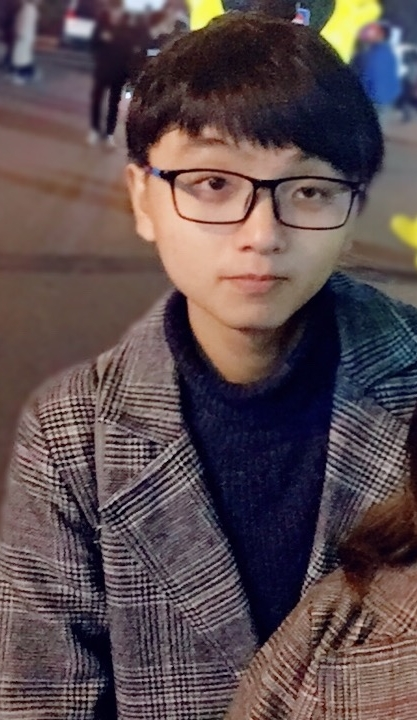
#> input picture resources/faces/1.jpg, 417 x 720 px
$ python faceCheck.py
#> lines starting #> are read from the running program, lines starting #| are printed output that depends on the picture
import cv2
'''
调用opencv模块
安装opencv在cmd模式下输入 pip install opencv-python
cv2的具体配置自行搜索
'''

imagePath = '../resources/faces/1.jpg'  # 把图片赋给imagePath

# 获取人脸识别训练数据的xml文件
faceCascade = cv2.CascadeClassifier("haarcascade_frontalface_default.xml")
# 加载分类器文档绝对地址
faceCascade.load('F:\opencv\opencv3.3\opencv/sources/data/haarcascades/haarcascade_frontalface_default.xml')


image = cv2.imread(imagePath)  # 读取刚刚放入图片值的变量
#> image is the input picture: shape (720, 417, 3); mean B, G, R 78.7, 76.1, 91.9
gray = cv2.cvtColor(image, cv2.COLOR_BGR2GRAY)  # 转化为灰度图像，目的是提高计算速度
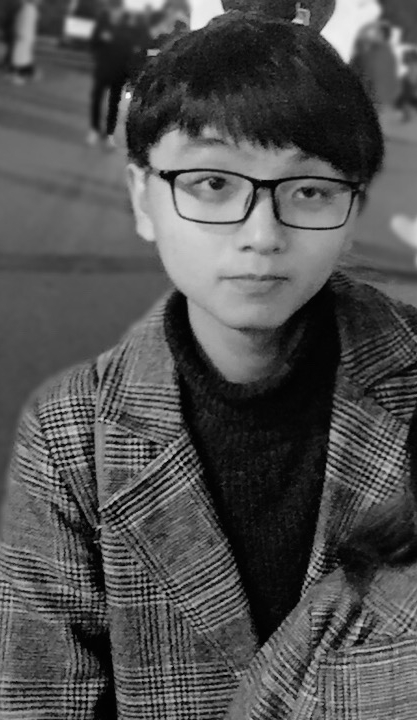
#> gray: shape (720, 417); min 1, max 247, mean 81.1
# 整个代码的核心，用来检测人脸的函数
faces = faceCascade.detectMultiScale(
    gray,
    scaleFactor=1.15,
    minNeighbors=5,
    minSize=(5,5),
    # flags = 0
)
#> faces = [[121, 97, 243, 243]]
# gray：灰度图像
# scaleFactor：官网文档说是每次图片缩小的比例,其实可以这么理解,距离相机不同的距离,物体大小是不一样的,在物体大小不一致的情况下识别一个东西是不方便的,这就需要进行多次的缩放,这就是这个参数的作用.
# minNeighbors：可以理解为每次检测时,对检测点(Scale)周边多少有效点同时检测,因为可能选取的检测点大小不足而导致遗漏
# minSize: 检测点的最小值,或者说就是检测点的最终值


print('Found {0} faces!'.format(len(faces)))  #
#| Found 1 faces!
for (x, y, w, h) in faces:  # 通过坐标绘制矩形，x,y是左上角坐标；w,h分别是宽度和高度
	# cv2.circle(image, ((x + x + w) // 2, (y + y + h) // 2), w // 2, (255, 0, 0), 2)  #用圆形显示检测对象
    cv2.rectangle(image, (x, y), (x+w, y+h), (255, 0, 0), 2)  # 用矩形显示检测对象
    cv2.imshow("Faces found", image)  # 在窗口中显示图片
    cv2.waitKey(0)  # 每帧的显示时长，单位毫秒，0代表显示到按任意键结束
    cv2.destroyAllWindows()  # 释放窗口
#> this loop made 1 pass
#> pass 1, `cv2.imshow("Faces found", image)`:
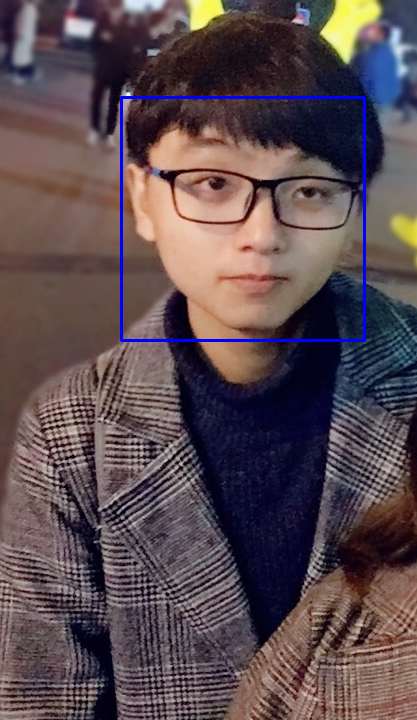
#> window 'Faces found': shape (720, 417, 3); mean B, G, R 80.5, 75.5, 91.2

$ run again, with resources/faces/2.jpg copied over resources/faces/1.jpg
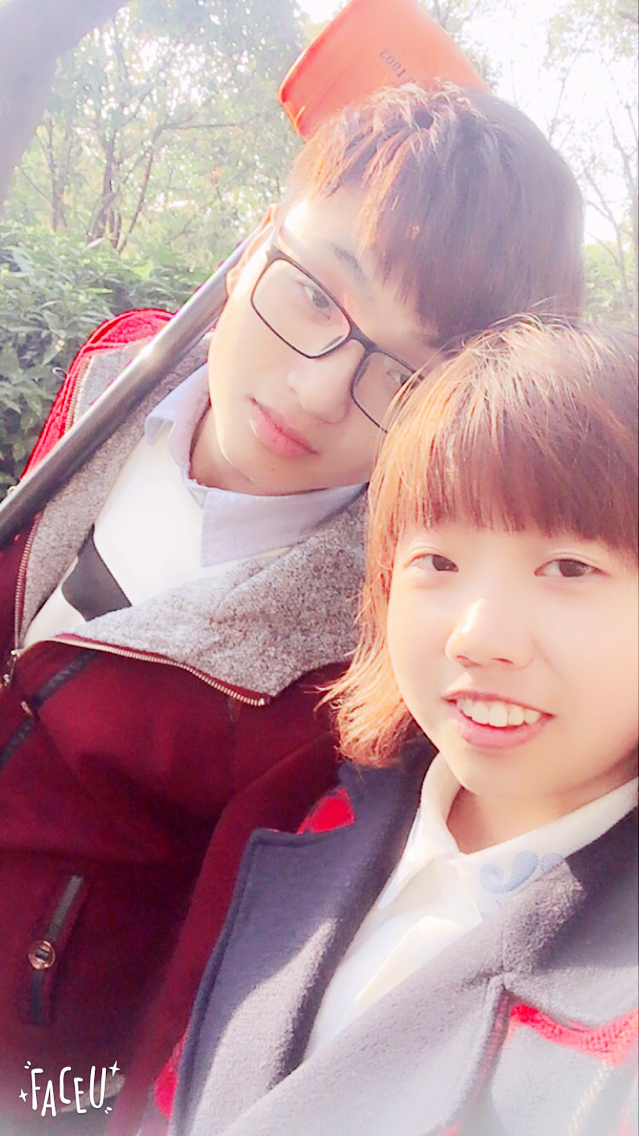
#> input picture resources/faces/2.jpg, 639 x 1136 px
#> image is the input picture: shape (1136, 639, 3); mean B, G, R 156, 151, 186.2
#> `gray = cv2.cvtColor(image, cv2.COLOR_BGR2GRAY)`:
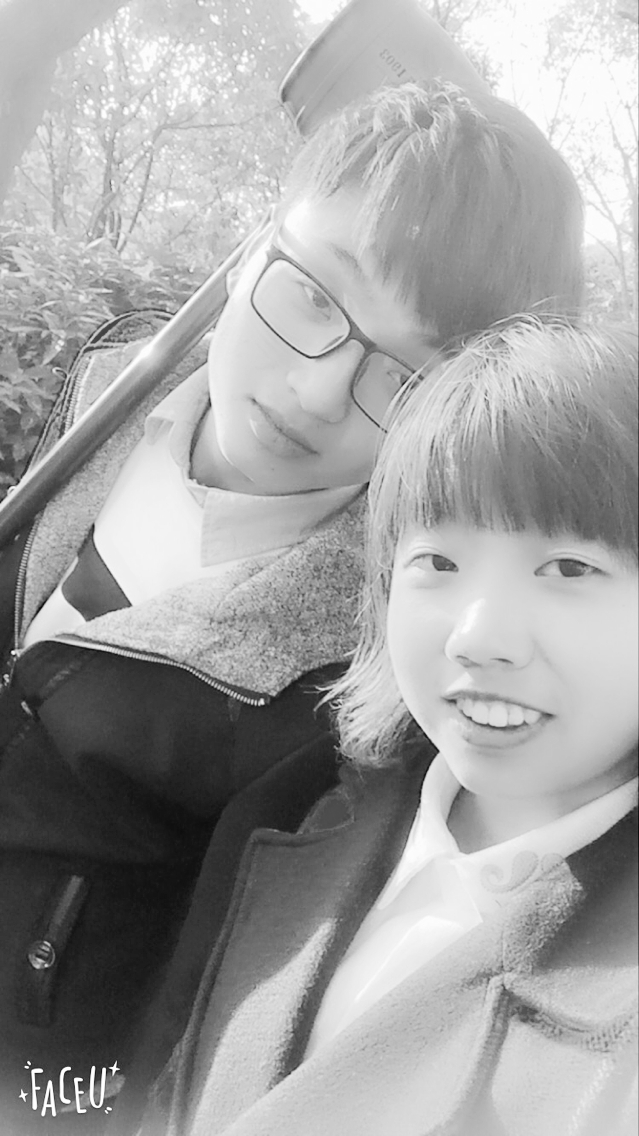
#> gray: shape (1136, 639); min 12, max 255, mean 162.1
#> faces = [[349, 473, 275, 275]]
#| Found 1 faces!
#> the loop `for (x, y, w, h) in faces:` made 1 pass
#> pass 1, `cv2.imshow("Faces found", image)`:
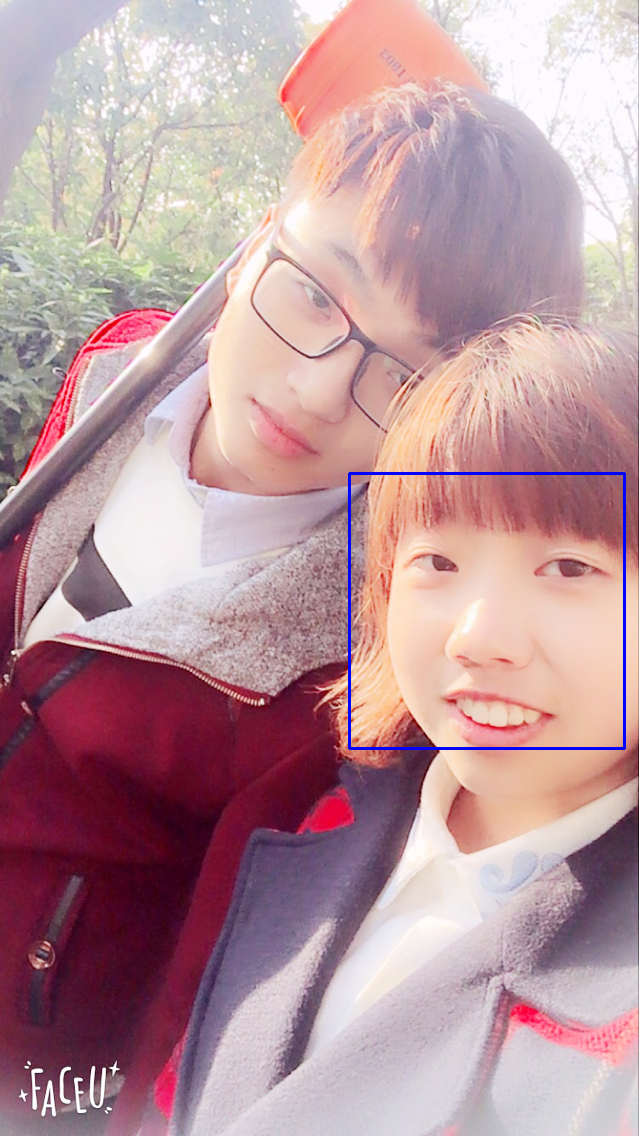
#> window 'Faces found': shape (1136, 639, 3); mean B, G, R 156.6, 150.3, 185.3

$ run again, with resources/faces/3.jpg copied over resources/faces/1.jpg
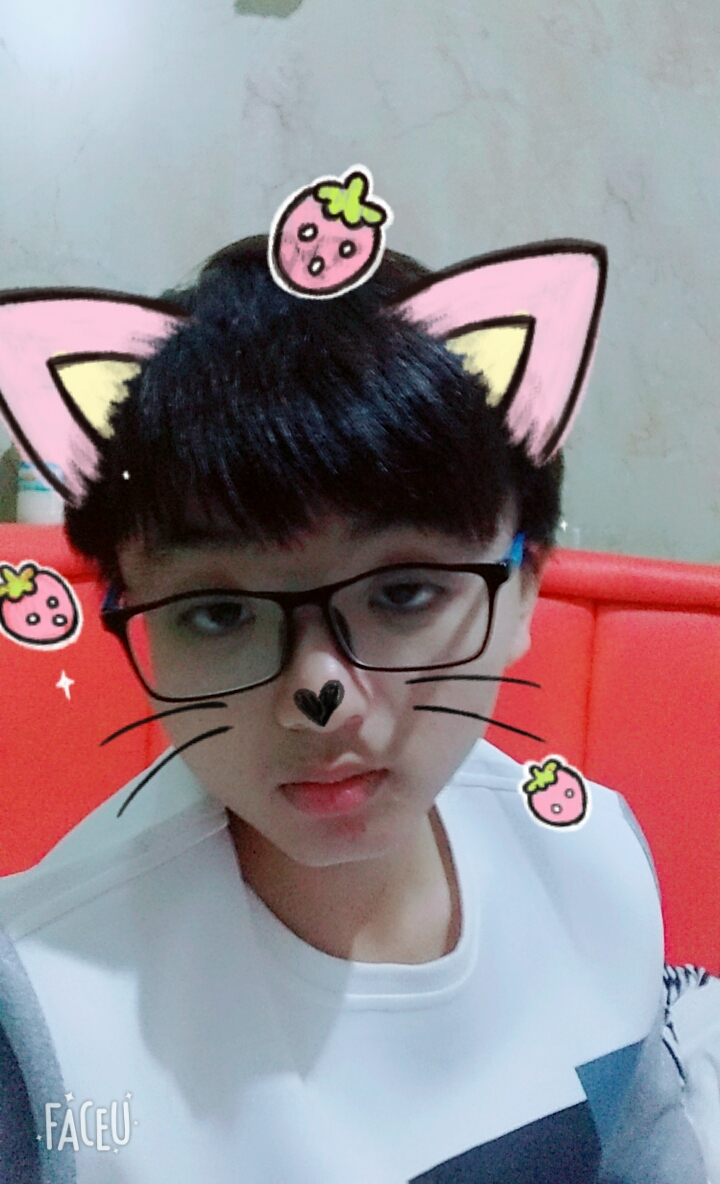
#> input picture resources/faces/3.jpg, 720 x 1184 px
#> image is the input picture: shape (1184, 720, 3); mean B, G, R 141.8, 135.8, 148.5
#> `gray = cv2.cvtColor(image, cv2.COLOR_BGR2GRAY)`:
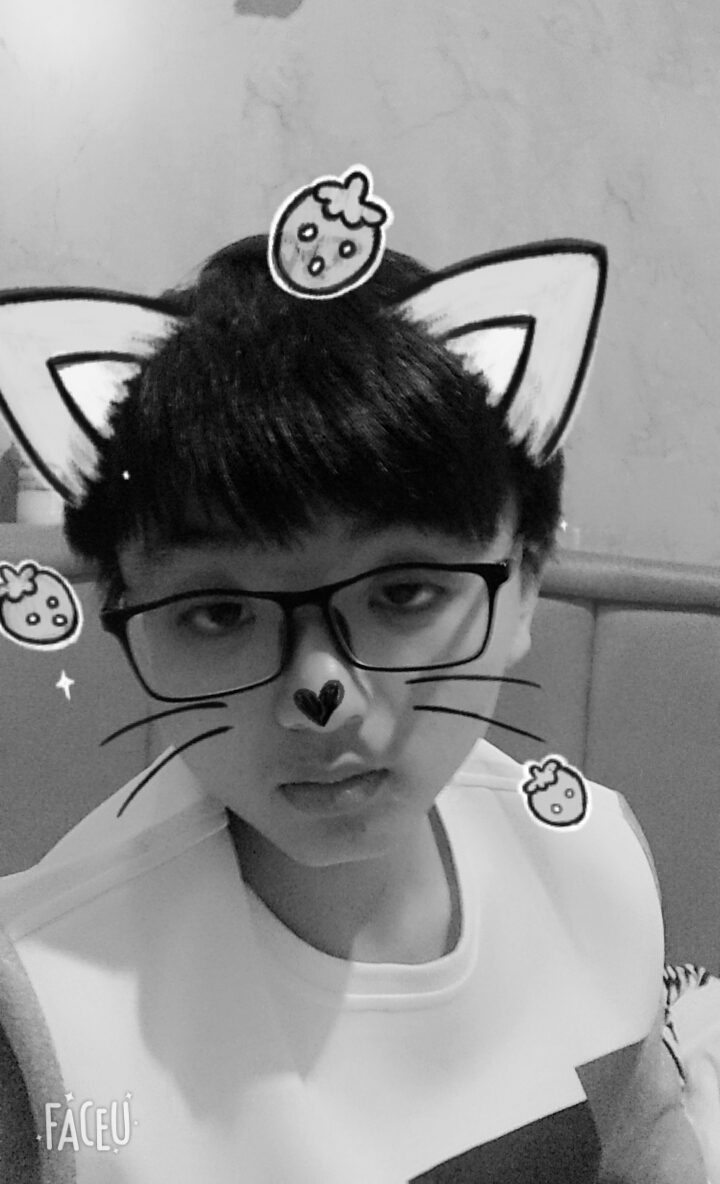
#> gray: shape (1184, 720); min 0, max 255, mean 140.3
#> faces = ()
#| Found 0 faces!

$ run again, with resources/faces/4.jpg copied over resources/faces/1.jpg
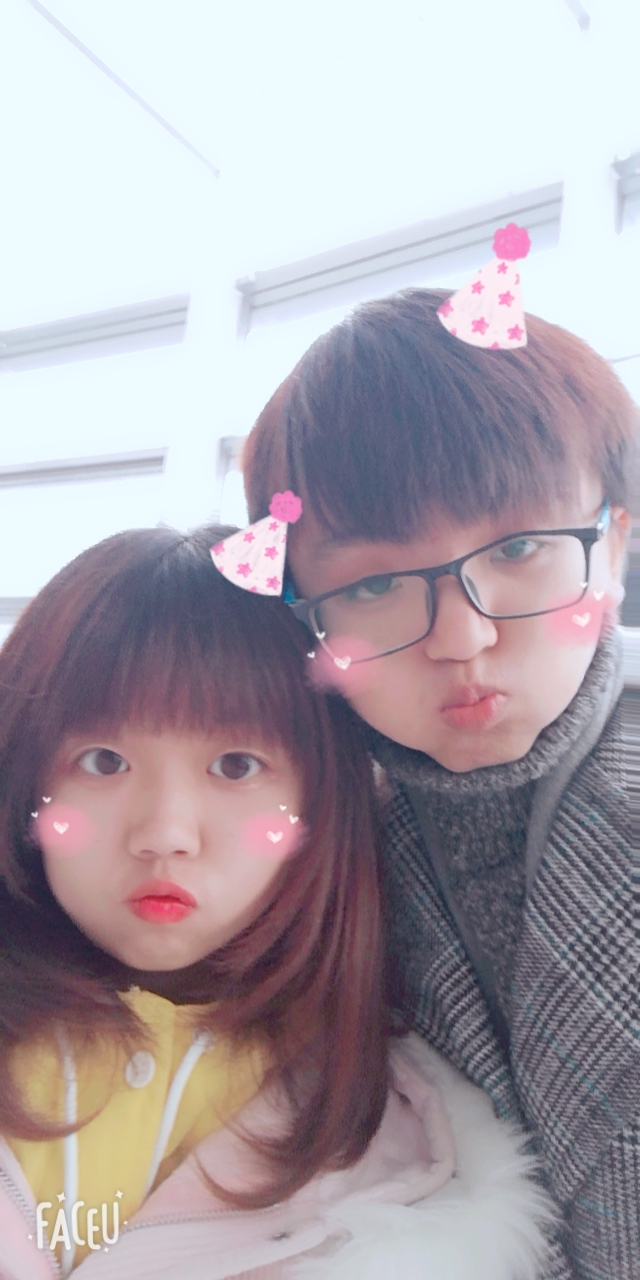
#> input picture resources/faces/4.jpg, 640 x 1280 px
#> image is the input picture: shape (1280, 640, 3); mean B, G, R 170.6, 162.8, 170.9
#> `gray = cv2.cvtColor(image, cv2.COLOR_BGR2GRAY)`:
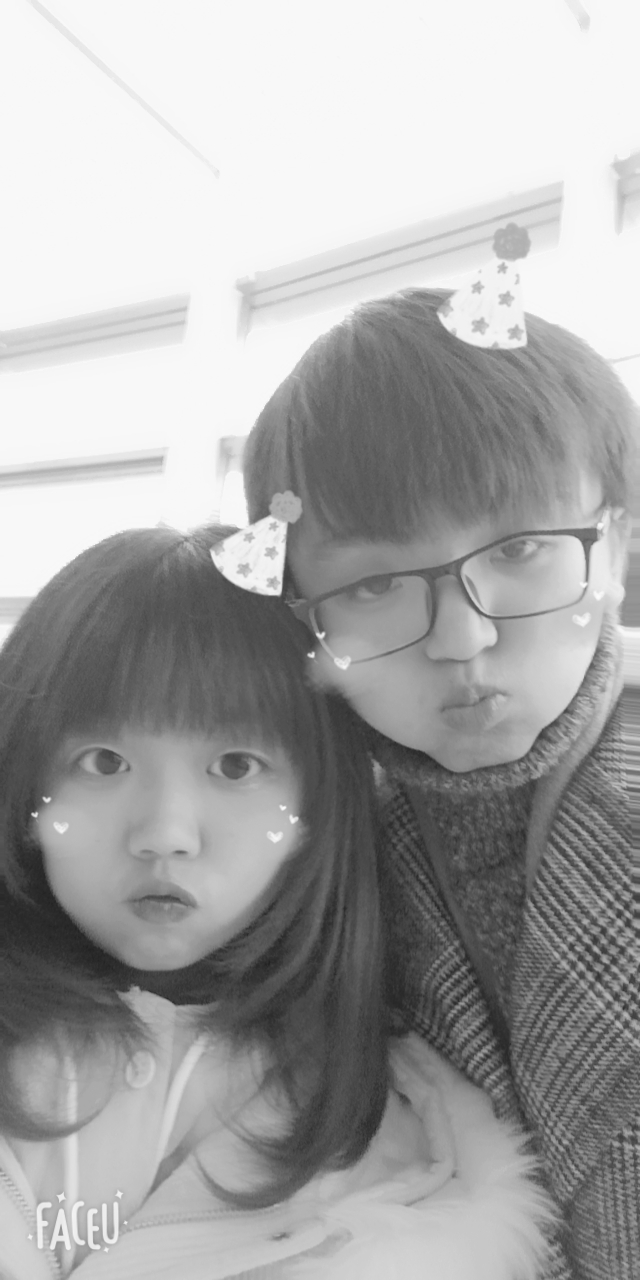
#> gray: shape (1280, 640); min 33, max 251, mean 166.1
#> faces = [[20, 658, 306, 306]]
#| Found 1 faces!
#> the loop `for (x, y, w, h) in faces:` made 1 pass
#> pass 1, `cv2.imshow("Faces found", image)`:
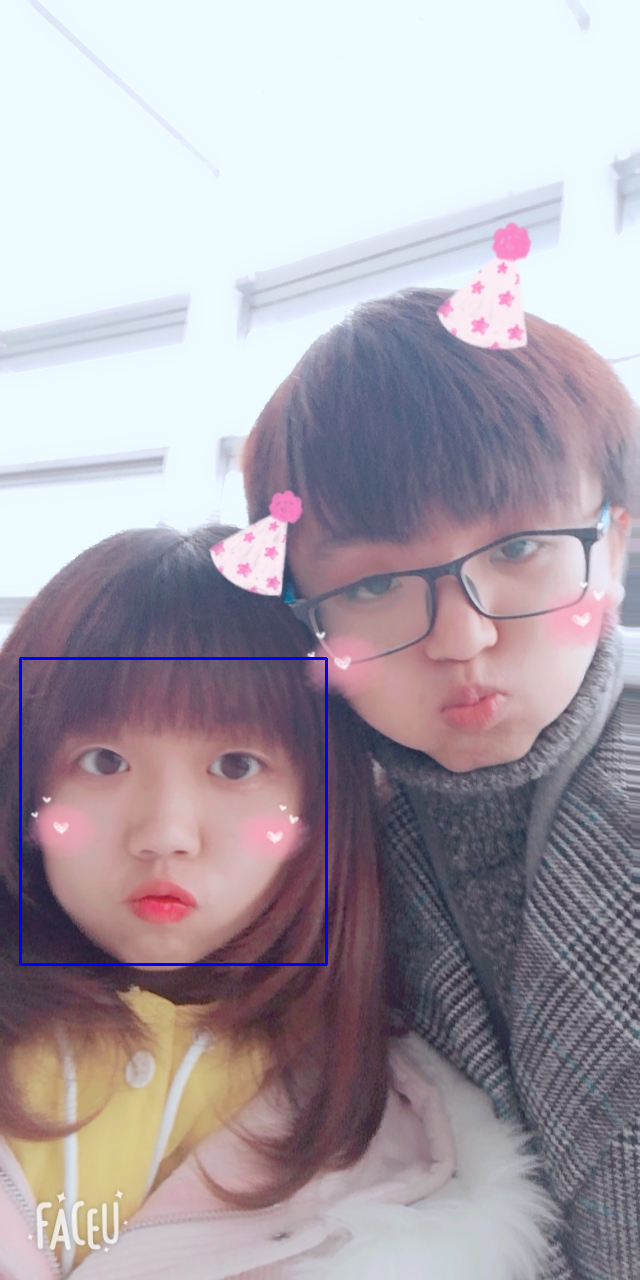
#> window 'Faces found': shape (1280, 640, 3); mean B, G, R 171.4, 162.5, 170.5
